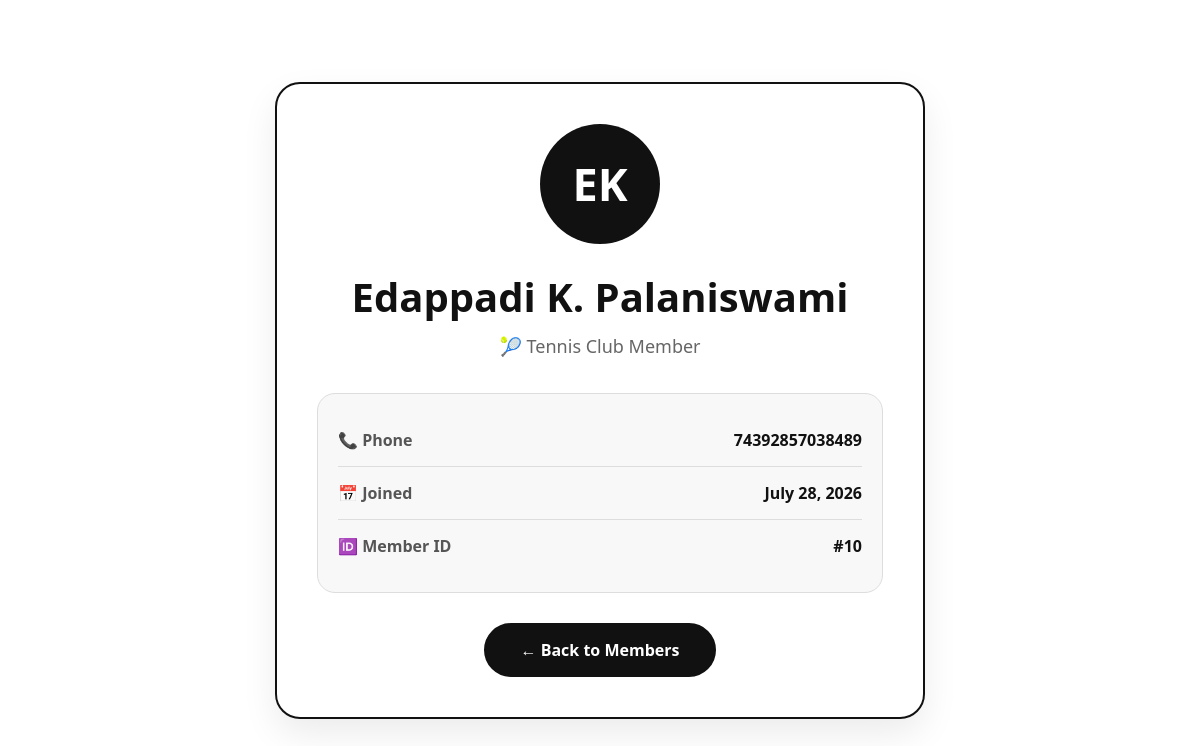
/members/details/10/, run on the app's committed database.
### members/models.py (models this page shows)
class Member(models.Model):
    first_name = models.CharField(max_length=30)
    last_name = models.CharField(max_length=30)
    phone = models.IntegerField(null=True)
    joined_date = models.DateField(null=True)

### members/views.py (the view)
# urls.py: path('details/<int:id>/', views.details, name='details'),
def details(request, id):
    mymember = Member.objects.get(id=id)
    template = loader.get_template('details.html')
    context = {
        'mymember': mymember,
    }
    return HttpResponse(template.render(context, request))

### members/templates/details.html (shortened to what this page needs)
{% extends "master.html" %}
{% block content %}
<div class="profile-page">
    <div class="profile-card">
        <div class="avatar">
            {{ mymember.first_name|slice:":1" }}{{ mymember.last_name|slice:":1" }}
        </div>
        <h1>
            {{ mymember.first_name }} {{ mymember.last_name }}
        </h1>
        <p class="role">
            🎾 Tennis Club Member
        </p>
        <div class="info-box">
            <div class="info-row">
                <span class="label">📞 Phone</span>
                <span class="value">{{ mymember.phone }}</span>
            </div>
            <div class="info-row">
                <span class="label">📅 Joined</span>
                <span class="value">{{ mymember.joined_date }}</span>
            </div>
            <div class="info-row">
                <span class="label">🆔 Member ID</span>
                <span class="value">#{{ mymember.id }}</span>
            </div>
        </div>
        <a href="{% url 'members' %}" class="back-btn">
            ← Back to Members
        </a>
    </div>
</div>
{% endblock %}

### members/templates/details.html (style rules this page uses)
* { margin:0; padding:0; box-sizing:border-box; font-family:'Segoe UI',sans-serif; }
body { background:#ffffff; color:#111; }
.profile-page { min-height:100vh; display:flex; justify-content:center; align-items:center; background:#ffffff; padding:40px 20px; }
.profile-card { width:100%; max-width:650px; background:#ffffff; border:2px solid #111; border-radius:25px; padding:40px; text-align:center; color:#111; box-shadow:0 15px 35px rgba(0,0,0,.08); animation:fadeIn .7s ease; }
.avatar { width:120px; height:120px; border-radius:50%; background:#111; color:#fff; display:flex; justify-content:center; align-items:center; font-size:45px; font-weight:bold; margin:auto; margin-bottom:25px; transition:.3s; }
.profile-card h1 { font-size:2.5rem; margin-bottom:10px; color:#111; }
.role { color:#666; margin-bottom:35px; font-size:18px; }
.info-box { background:#f8f8f8; border:1px solid #ddd; border-radius:18px; padding:20px; margin-bottom:30px; }
.info-row { display:flex; justify-content:space-between; align-items:center; padding:15px 0; border-bottom:1px solid #ddd; }
.info-row:last-child { border-bottom:none; }
.label { color:#555; font-weight:600; }
.value { color:#111; font-weight:700; }
.back-btn { display:inline-block; padding:14px 35px; background:#111; color:#fff; text-decoration:none; font-weight:bold; border:2px solid #111; border-radius:50px; transition:.3s; }

### data on the page
Member: first_name "E", last_name "K", first_name "Edappadi", last_name "K. Palaniswami", phone "74392857038489", joined_date "July 28, 2026", id "10"
